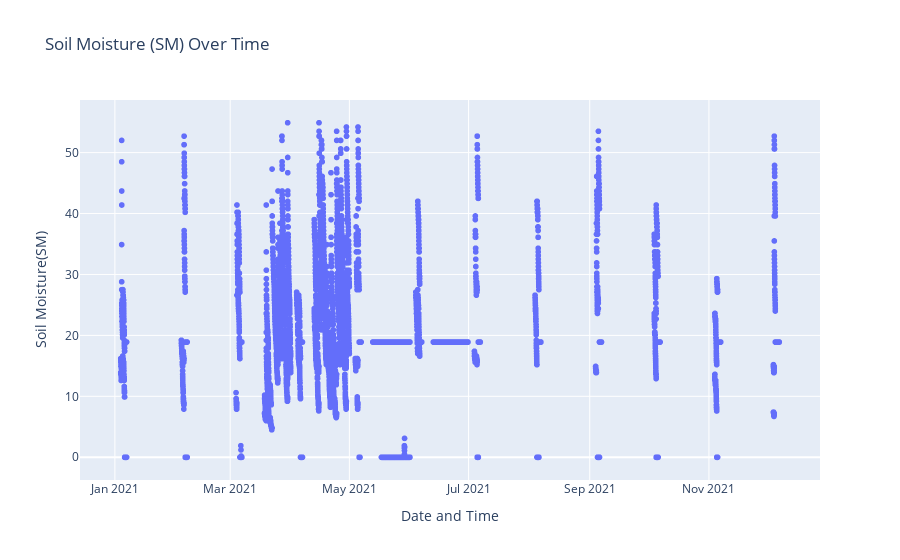

Notebook source saved alongside this figure:
### Code cell
fig = px.scatter(df, x='Date and Time', y='SM', title='Soil Moisture (SM) Over Time')
fig.update_xaxes(title_text='Date and Time')
fig.update_yaxes(title_text='Soil Moisture(SM)')
fig.show()

### Figure 1 — Plotly figure (JSON) as saved in the notebook; plotly's stock layout.template omitted (floating-point values rounded to 4 significant figures; data arrays with more than 128 entries replaced by an {"elided": "..."} marker saying what was removed)
{"data": [{"hovertemplate": "Date and Time=%{x}<br>SM=%{y}<extra></extra>", "legendgroup": "", "marker": {"color": "#636efa", "symbol": "circle"}, "mode": "markers", "name": "", "showlegend": false, "type": "scattergl", "x": {"elided": "9258 str values"}, "xaxis": "x", "y": {"elided": "9258 float values"}, "yaxis": "y"}], "layout": {"legend": {"tracegroupgap": 0}, "title": {"text": "Soil Moisture (SM) Over Time"}, "xaxis": {"anchor": "y", "domain": [0, 1], "title": {"text": "Date and Time"}}, "yaxis": {"anchor": "x", "domain": [0, 1], "title": {"text": "Soil Moisture(SM)"}}}}
